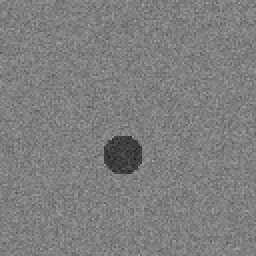
%> input picture discs1.bmp, 128 x 128 px (shown 2 times larger); the run also reads 1 picture not shown here
$ octave MCMC.m   (GNU Octave 9; MATLAB toolbox functions it lacks are replaced by stand-ins)
%> lines starting %> are read from the running program, lines starting %| are printed output that depends on the picture; in (x1, y1, x2, y2) boxes, pixels count from 0 and x2, y2 are one past the last pixel; in counts of white or black regions, pixels touching at a corner belong together; the program's own positions count from 1
### likelihood.m
function like=likelihood(Im,T,Uxy,K)

[X Y]=size(Im);

It=maketarget(T,X,Y,Uxy,K);

Ie=(Im+It*0.25)-0.5;

e=sum(sum(Ie.*Ie));

like=exp(-0.5*e);


### maketarget.m
function It=maketarget(T,Ix,Iy,Cxy,K)

[X  Y] =size(Cxy);
[Xt Yt]=size(T);

Tc=(Xt+1)/2;

Ii=zeros(Ix,Iy);

Cxy(1:K*2)=clip(Cxy(1:K*2),1,Ix);

for k=1:K
    tx=Cxy(k*2-1);
    ty=Cxy(k*2);
    Ii(tx,ty)=1;
end

Io=conv2(Ii,T,'same');

It=im2bw(Io,0.5);

### clip.m
function Oxy=clip(Ixy,Mmin,Mmax)

[X Y]=size(Ixy);
K=X*Y;

for k=1:K
    if Ixy(k)<Mmin
        Oxy(k)=Mmin;
    elseif Ixy(k)>Mmax
        Oxy(k)=Mmax;
    else
        Oxy(k)=Ixy(k);
    end
end

### drawcircle.m
function Io=drawcircle(Ii,Uxy,K)

[X Y]=size(Ii);
[Z1 Z2]=size(Uxy);

for i=1:X
    for j=1:Y
        ma=0;
        for k=1:K
            cx=Uxy(2*k-1);
            cy=Uxy(2*k);
            te=(i-cx)*(i-cx)+(j-cy)*(j-cy);
            tr=abs(te-100);
            if tr<10
                ma=1;
                break;
            end
        end
        if ma==1
            Io(i,j)=1;
        else
            Io(i,j)=Ii(i,j);
        end
    end
end

### MCMC.m
clear all;
I=double(imread('discs1.bmp'))/255;     % read the test image
%> I: size 128x128 double; min 0.106, max 0.647, mean 0.495
T=double(imread('target.bmp'))/255;     % read the target image
[X Y]=size(I); Z=zeros(X,Y);
%> after `[X Y]=size(I)`: X = 128; Y = 128
Kmax=1000;                               % the number of random walks

Oxy=round(rand(1,2)*X)+1;               % an initial position
L1=likelihood(I,T,Oxy,1);               % the initial likelihood
%> after the loop in maketarget, `for k=1:K`:
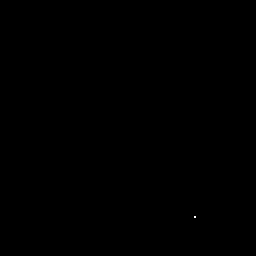
%> Ii: size 128x128 double (shown 2 times larger); values 0 (black) and 1 (white), 0.01% white in thin lines or dots, all inside (x1, y1, x2, y2) = (97, 108, 98, 109)
%> in maketarget, `Io=conv2(Ii,T,'same');`:
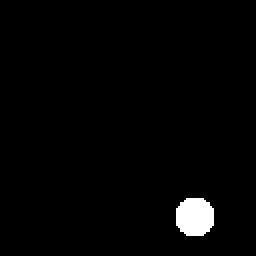
%> Io: size 128x128 double (shown 2 times larger); values 0 (black) and 1 (white), 1.9% white; 1 white region, box (x1, y1, x2, y2) and area: (88, 99, 107, 118) 305
%> in likelihood, `e=sum(sum(Ie.*Ie));`: e = 65.71
%> in likelihood, `like=exp(-0.5*e);`: like = 5.4e-15
%> L1 = 5.4e-15
Io=drawcircle(I,Oxy,1);                 % locate the object
figure(1),imshow(Io);
Imframe(1:X,1:Y,1)=Io; Imframe(1:X,1:Y,2)=Io; Imframe(1:X,1:Y,3)=Io;
videoseg(1)=im2frame(Imframe);          % make the first frame

%> (the run ends here)
